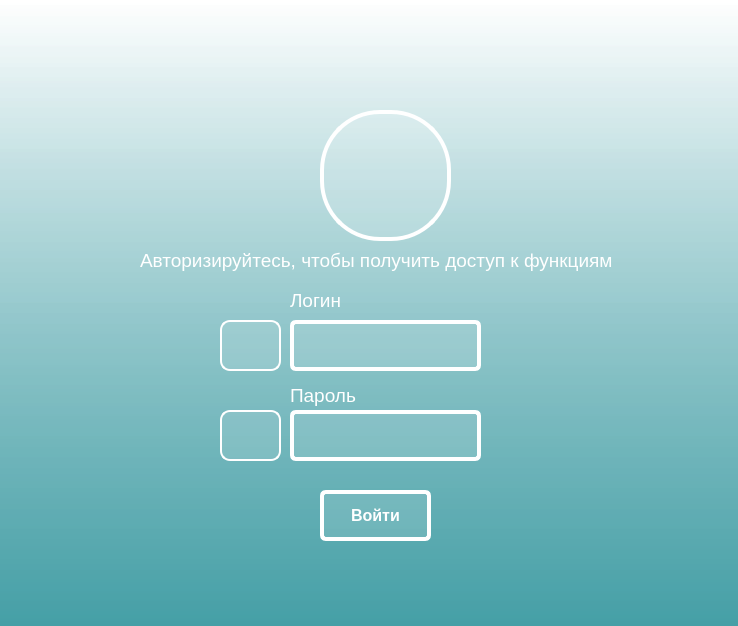
<?xml version="1.0" encoding="UTF-8"?>
<ui version="4.0">
 <class>MainWindow</class>
 <widget class="QMainWindow" name="MainWindow">
  <property name="geometry">
   <rect>
    <x>0</x>
    <y>0</y>
    <width>738</width>
    <height>626</height>
   </rect>
  </property>
  <property name="font">
   <font>
    <pointsize>14</pointsize>
    <weight>75</weight>
    <bold>true</bold>
   </font>
  </property>
  <property name="windowTitle">
   <string>ИС Деканат</string>
  </property>
  <property name="styleSheet">
   <string notr="true">background-color: qlineargradient(spread:reflect, x1:0, y1:1, x2:0, y2:0, stop:0 rgba(69, 159, 166, 255), stop:1 rgba(255, 255, 255, 194));
</string>
  </property>
  <widget class="QWidget" name="centralwidget">
   <widget class="QLabel" name="label_2">
    <property name="geometry">
     <rect>
      <x>290</x>
      <y>280</y>
      <width>61</width>
      <height>41</height>
     </rect>
    </property>
    <property name="font">
     <font>
      <pointsize>14</pointsize>
      <weight>50</weight>
      <italic>false</italic>
      <bold>false</bold>
      <underline>false</underline>
      <strikeout>false</strikeout>
      <stylestrategy>PreferDefault</stylestrategy>
     </font>
    </property>
    <property name="styleSheet">
     <string notr="true">background-color: rgba(255, 255, 255, 0); 
color: white; </string>
    </property>
    <property name="text">
     <string>Логин</string>
    </property>
   </widget>
   <widget class="QLabel" name="label_3">
    <property name="geometry">
     <rect>
      <x>290</x>
      <y>380</y>
      <width>101</width>
      <height>31</height>
     </rect>
    </property>
    <property name="font">
     <font>
      <pointsize>14</pointsize>
      <weight>50</weight>
      <italic>false</italic>
      <bold>false</bold>
     </font>
    </property>
    <property name="styleSheet">
     <string notr="true">background-color: rgba(255, 255, 255, 0); 
color: white;</string>
    </property>
    <property name="text">
     <string>Пароль</string>
    </property>
   </widget>
   <widget class="QTextEdit" name="textEdit">
    <property name="geometry">
     <rect>
      <x>290</x>
      <y>320</y>
      <width>191</width>
      <height>51</height>
     </rect>
    </property>
    <property name="styleSheet">
     <string notr="true">background-color: rgba(255, 255, 255, 30); 
border: 4px solid white; 
border-radius: 6px; 
padding: 5px;  </string>
    </property>
   </widget>
   <widget class="QTextEdit" name="textEdit_2">
    <property name="geometry">
     <rect>
      <x>290</x>
      <y>410</y>
      <width>191</width>
      <height>51</height>
     </rect>
    </property>
    <property name="styleSheet">
     <string notr="true">background-color: rgba(255, 255, 255, 30); 
border: 4px solid white; 
border-radius: 6px; 
padding: 5px;  </string>
    </property>
   </widget>
   <widget class="QPushButton" name="pushButton">
    <property name="geometry">
     <rect>
      <x>320</x>
      <y>490</y>
      <width>111</width>
      <height>51</height>
     </rect>
    </property>
    <property name="font">
     <font>
      <pointsize>12</pointsize>
      <weight>75</weight>
      <italic>false</italic>
      <bold>true</bold>
     </font>
    </property>
    <property name="styleSheet">
     <string notr="true">background-color: rgba(255, 255, 255, 30); 
border: 4px solid white; 
border-radius: 6px; 
padding: 5px;  
color: white;</string>
    </property>
    <property name="text">
     <string>Войти</string>
    </property>
    <property name="icon">
     <iconset resource="../icons/res.qrc">
      <normaloff>:/icons/login_24dp_E8EAED_FILL0_wght400_GRAD0_opsz24.svg</normaloff>:/icons/login_24dp_E8EAED_FILL0_wght400_GRAD0_opsz24.svg</iconset>
    </property>
    <property name="iconSize">
     <size>
      <width>40</width>
      <height>40</height>
     </size>
    </property>
   </widget>
   <widget class="QLabel" name="label_4">
    <property name="geometry">
     <rect>
      <x>220</x>
      <y>320</y>
      <width>61</width>
      <height>51</height>
     </rect>
    </property>
    <property name="styleSheet">
     <string notr="true">image: url(C:/Users/user/Documents/GitHub/Programm_ing/icons/passkey_24dp_E8EAED_FILL0_wght400_GRAD0_opsz24.svg);
background-color: rgba(255, 255, 255, 30); 
border: 2px solid white; 
border-radius: 10px; 
  </string>
    </property>
    <property name="text">
     <string/>
    </property>
   </widget>
   <widget class="QLabel" name="label_5">
    <property name="geometry">
     <rect>
      <x>220</x>
      <y>410</y>
      <width>61</width>
      <height>51</height>
     </rect>
    </property>
    <property name="styleSheet">
     <string notr="true">image: url(C:/Users/user/Documents/GitHub/Programm_ing/icons/vpn_key_24dp_E8EAED_FILL0_wght400_GRAD0_opsz24.svg);
background-color: rgba(255, 255, 255, 30); 
border: 2px solid white; 
border-radius: 10px; </string>
    </property>
    <property name="text">
     <string/>
    </property>
   </widget>
   <widget class="QWidget" name="widget" native="true">
    <property name="geometry">
     <rect>
      <x>320</x>
      <y>110</y>
      <width>131</width>
      <height>131</height>
     </rect>
    </property>
    <property name="styleSheet">
     <string notr="true">image: url(C:/Users/user/Documents/GitHub/Programm_ing/icons/person_24dp_E8EAED_FILL0_wght400_GRAD0_opsz24.svg);
background-color: rgba(255, 255, 255, 30); 
border: 4px solid white; 
border-radius:60px; 
padding: 5px;  </string>
    </property>
   </widget>
   <widget class="QLabel" name="label_6">
    <property name="geometry">
     <rect>
      <x>140</x>
      <y>240</y>
      <width>491</width>
      <height>41</height>
     </rect>
    </property>
    <property name="font">
     <font>
      <pointsize>14</pointsize>
      <weight>50</weight>
      <italic>false</italic>
      <bold>false</bold>
      <underline>false</underline>
      <strikeout>false</strikeout>
      <stylestrategy>PreferDefault</stylestrategy>
     </font>
    </property>
    <property name="styleSheet">
     <string notr="true">background-color: rgba(255, 255, 255, 0); 
color: white; </string>
    </property>
    <property name="text">
     <string>Авторизируйтесь, чтобы получить доступ к функциям</string>
    </property>
   </widget>
   <widget class="QLabel" name="label_7">
    <property name="geometry">
     <rect>
      <x>250</x>
      <y>490</y>
      <width>51</width>
      <height>51</height>
     </rect>
    </property>
    <property name="styleSheet">
     <string notr="true">image: url(C:/Users/user/Desktop/ПНИПУ/programm_ing/icons/login_24dp_E8EAED_FILL0_wght400_GRAD0_opsz24.svg);
background-color: rgba(255, 255, 255, 0); 
</string>
    </property>
    <property name="text">
     <string/>
    </property>
   </widget>
  </widget>
 </widget>
 <resources>
  <include location="../icons/res.qrc"/>
 </resources>
 <connections/>
</ui>
